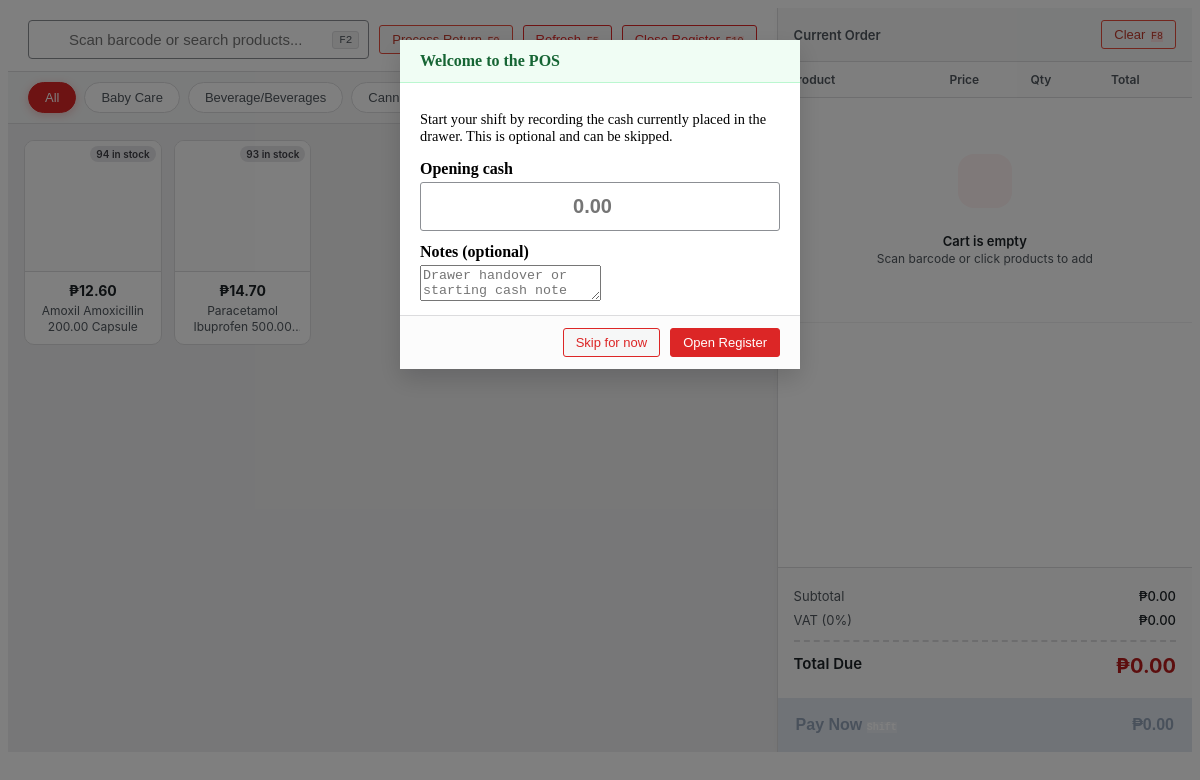
Before: /reusablepage/salespos.php (signed in) with the older database file.
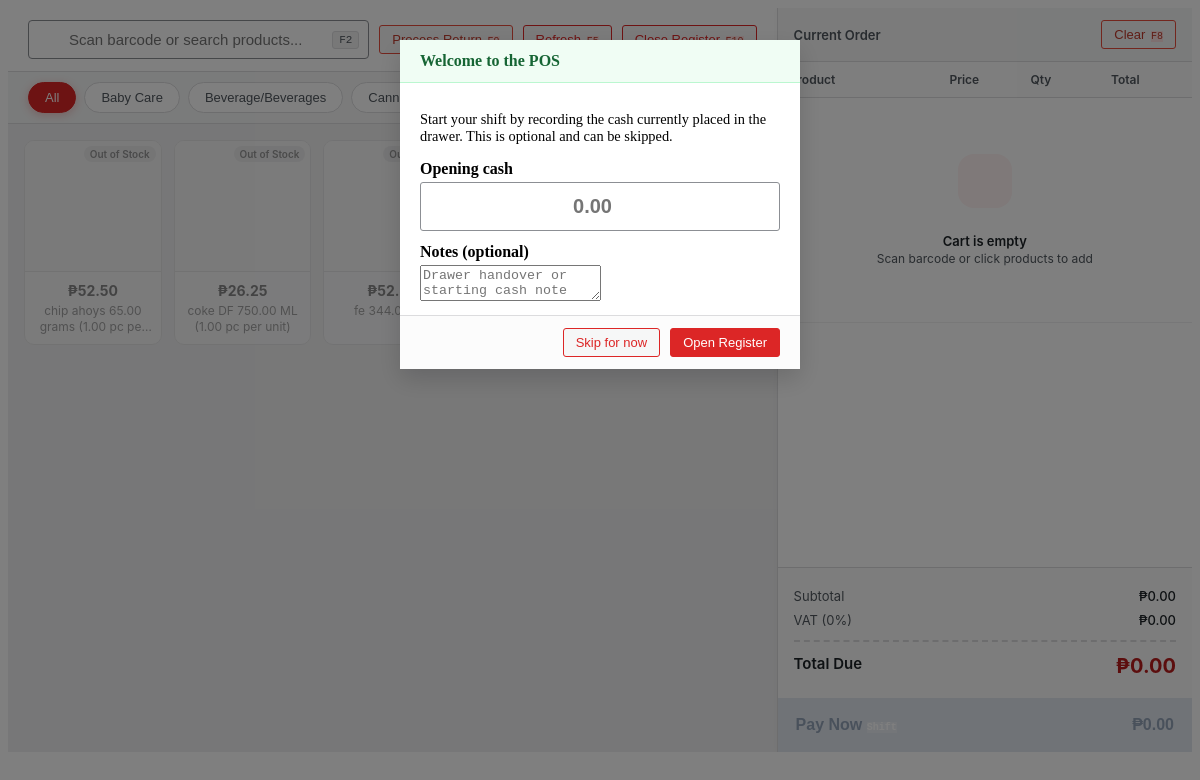
After: the same page with the newer database file.
### tables this page shows
CREATE TABLE `product_categories` (
  `id` int(11) NOT NULL,
  `category_name` varchar(100) NOT NULL,
  `has_vat` tinyint(1) NOT NULL DEFAULT 0,
  `senior_discount` tinyint(1) NOT NULL DEFAULT 0,
  `pwd_discount` tinyint(1) NOT NULL DEFAULT 0
);

CREATE TABLE `products` (
  `id` int(11) NOT NULL,
  `branded_name` varchar(255) NOT NULL COMMENT 'Brand name (e.g., Amoxil)',
  `generic_name` varchar(255) NOT NULL COMMENT 'Generic/active ingredient (e.g., Amoxicillin)',
  `strength` decimal(10,2) NOT NULL DEFAULT 0.00 COMMENT 'Main strength value (e.g., 500mg)',
  `measurement_id` int(11) DEFAULT NULL,
  `barcode` varchar(100) DEFAULT NULL COMMENT 'Barcode for POS scanning',
  `category_id` int(11) DEFAULT NULL,
  `classification_id` int(11) DEFAULT NULL,
  `units_per_package` int(11) DEFAULT NULL COMMENT 'Units per package/blister/bottle',
  `imageproduct` varchar(500) NOT NULL,
  `is_basic_necessities` tinyint(1) NOT NULL DEFAULT 0,
  `package_type` varchar(100) DEFAULT NULL COMMENT 'Blister, Bottle, Strip, Box, Jar, etc.',
  `dosage_form` varchar(100) DEFAULT NULL COMMENT 'Tablet, Capsule, Syrup, Suspension, Cream, Drops',
  `dosage_form_id` int(11) DEFAULT NULL,
  `strength_per_quantity` decimal(10,2) DEFAULT NULL COMMENT 'Qty for strength (e.g., 5 for 5mL in syrup)',
  `strength_per_quantity_unit` varchar(50) DEFAULT NULL COMMENT 'Unit for strength_per_quantity (e.g., mL, g)',
  `is_hidden` tinyint(1) NOT NULL DEFAULT 0
);

### function/workingpos.php (called while the page is built, shortened)
<?php
class Product {
    private $conn;
    public function __construct($db) {
        $this->conn = $db;
    }
    public function getProducts() {
        $sql = "SELECT p.*,
                    pc.category_name,
                    pc.has_vat, pc.senior_discount, pc.pwd_discount,
                    um.serving_unit_name AS measurement_name,
                    COALESCE(SUM(CASE
                        WHEN i.current_quantity > 0
                             AND (i.expiry_date IS NULL OR i.expiry_date >= CURDATE())
                        THEN i.current_quantity
                        ELSE 0
                    END), 0) AS stock,
                    MIN(CASE
                        WHEN i.current_quantity > 0
                             AND i.expiry_date IS NOT NULL
                             AND i.expiry_date >= CURDATE()
                        THEN i.expiry_date
                        ELSE NULL
                    END) AS earliest_expiry_date,
                    COALESCE((SELECT newest.sale_price
                              FROM inventory newest
                              WHERE newest.product_id = p.id
                              ORDER BY newest.date_received DESC, newest.id DESC
                              LIMIT 1), 0) AS total_price,
                    COALESCE((SELECT newest.purchase_cost
                              FROM inventory newest
                              WHERE newest.product_id = p.id
                              ORDER BY newest.date_received DESC, newest.id DESC
                              LIMIT 1), 0) AS net_price,
                    COALESCE((SELECT newest.sale_price
                              FROM inventory newest
                              WHERE newest.product_id = p.id
                              ORDER BY newest.date_received DESC, newest.id DESC
                              LIMIT 1), 0) AS sale_price
                FROM products p
                LEFT JOIN product_categories pc ON p.category_id = pc.id
                LEFT JOIN serving_unit um ON p.measurement_id = um.id
                LEFT JOIN inventory i ON p.id = i.product_id
                GROUP BY p.id
                ORDER BY p.generic_name ASC";
        $stmt = $this->conn->prepare($sql);
        $stmt->execute();
        return $stmt->fetchAll(PDO::FETCH_ASSOC);
    }
    public function getCategories() {
        $sql = "SELECT * FROM product_categories ORDER BY category_name ASC";
        $stmt = $this->conn->prepare($sql);
        $stmt->execute();
        return $stmt->fetchAll(PDO::FETCH_ASSOC);
    }
}

### reusablepage/salespos.php (the view, shortened to what this page needs)
<?php
require_once __DIR__ . "/../conn/database.php";
require_once __DIR__ . "/../function/workingpos.php";
$product = new Product($db);
$products = $product->getProducts();
$categories = $product->getCategories();
?>
<link rel="stylesheet" href="../css/pos_wepos.css?v=1.10">
<div class="wepos-wrapper" id="weposApp">
    <div class="wepos-left">
        <div class="wepos-header">
            <div class="wepos-search-container">
                <input type="text" id="weposSearch" placeholder="Scan barcode or search products..." autocomplete="off">
                <kbd>F2</kbd>
            </div>
            <button type="button" class="wepos-btn wepos-btn-outline text-danger" style="border-color: #e74c3c; color: #c0392b;" onclick="openReturnModal()">
                    Process Return <kbd style="font-size: 10px; background: #fee2e2; color: #c0392b; border: none; margin-left: 2px;">F9</kbd>
                </button>
            <button class="wepos-btn wepos-btn-outline" onclick="location.reload()">
                Refresh <kbd style="font-size: 10px; background: #fee2e2; color: #c0392b; border: none; margin-left: 2px;">F5</kbd>
            </button>
            <button class="wepos-btn wepos-btn-outline text-primary" onclick="weposOpenClosingModal()">
                Close Register <kbd style="font-size: 10px; background: #fee2e2; color: #c0392b; border: none; margin-left: 2px;">F10</kbd>
            </button>
        </div>
        <div class="wepos-categories">
            <button class="wepos-cat-btn active" onclick="weposFilterCat('All')">All</button>
            <?php foreach ($categories as $cat): ?>
                <button class="wepos-cat-btn" onclick="weposFilterCat('<?= htmlspecialchars($cat['category_name']) ?>')">
                    <?= htmlspecialchars($cat['category_name']) ?>
                </button>
            <?php endforeach; ?>
        </div>
        <div class="wepos-products-area">
            <div class="wepos-products-grid" id="weposGrid">
                <?php if (empty($products)): ?>
                    <div class="w-100 text-center text-muted py-5 px-3">
                        <i class="fas fa-box-open d-block mb-3" style="font-size: 2.5rem; color: #cbd5e1;"></i>
                        <h5 class="mb-2">No products available</h5>
                        <p class="mb-0">Add a product and inventory batch before starting a sale.</p>
                    </div>
                <?php else: ?>
                <?php foreach ($products as $row): ?>
                    <?php
                        $stock = (int)($row['stock'] ?? 0);
                        $isOut = $stock <= 0;
                        $expiryDate = $row['earliest_expiry_date'] ?? null;
                        $isExpired = ($expiryDate && strtotime($expiryDate) < strtotime('today')) ? true : false;
                        $salePrice = (float)($row['total_price'] ?? $row['sale_price'] ?? 0);
                        $costPrice = (float)($row['net_price'] ?? $row['purchase_cost'] ?? $salePrice);
                    ?>
                    <div class="wepos-product-card <?= $isOut ? 'out-of-stock' : '' ?><?= $isExpired ? ' expired' : '' ?>"
                         data-id="<?= $row['id'] ?>"
                         data-name="<?= htmlspecialchars($row['branded_name']) ?> <?= htmlspecialchars($row['generic_name']) ?> <?= htmlspecialchars($row['strength'] ?? '') ?> <?= htmlspecialchars($row['measurement_name'] ?? '') ?><?= !empty(trim($row['dosage_form'] ?? '')) ? ' ' . htmlspecialchars(trim($row['dosage_form'])) : '' ?><?= isset($row['strength_per_quantity']) && $row['strength_per_quantity'] > 0 ? ' (' . htmlspecialchars((string)$row['strength_per_quantity']) . ' ' . htmlspecialchars(trim($row['strength_per_quantity_unit'] ?? '')) . ' per unit)' : '' ?>"
                         data-branded="<?= htmlspecialchars($row['branded_name']) ?>"
                         data-generic="<?= htmlspecialchars($row['generic_name']) ?>"
                         data-strength="<?= htmlspecialchars(trim(($row['strength'] ?? '') . (($row['strength'] ?? '') !== '' ? ' ' : '') . ($row['measurement_name'] ?? ''))) ?>"
                         data-form="<?= htmlspecialchars(trim($row['dosage_form'] ?? '')) ?>"
                         data-price="<?= $salePrice ?>"
                         data-net="<?= $costPrice ?>"
                         data-barcode="<?= htmlspecialchars($row['barcode'] ?? '') ?>"
                         data-category="<?= htmlspecialchars($row['category_name'] ?? 'Uncategorized') ?>"
                         data-has-vat="<?= (int)($row['has_vat'] ?? 0) ?>"
                         data-senior="<?= (int)($row['senior_discount'] ?? 0) ?>"
                         data-pwd="<?= (int)($row['pwd_discount'] ?? 0) ?>"
                         data-stock="<?= $stock ?>"
                         data-pcs="<?= (int)($row['pcs'] ?? 1) ?>"
                         data-expired="<?= $isExpired ? '1' : '0' ?>"
                         onclick="event.stopPropagation(); weposAddToCart(this)">
                        <div class="wepos-card-img">
                            <?php if ($isExpired): ?>
                                <span class="wepos-stock-badge expired">EXPIRED</span>
                            <?php elseif ($isOut): ?>
                                <span class="wepos-stock-badge empty">Out of Stock</span>
                            <?php else: ?>
                                <span class="wepos-stock-badge <?= $stock <= 10 ? 'low' : '' ?>"><?= $stock ?> in stock</span>
                            <?php endif; ?>
                        </div>
                        <div class="wepos-card-info">
                            <div class="wepos-card-price">₱<?= number_format($salePrice, 2) ?></div>
                            <div class="wepos-card-name">
                                <?= htmlspecialchars($row['branded_name']) ?> <?= htmlspecialchars($row['generic_name']) ?> <?= htmlspecialchars($row['strength'] ?? '') ?> <?= htmlspecialchars($row['measurement_name'] ?? '') ?><?= !empty(trim($row['dosage_form'] ?? '')) ? ' ' . htmlspecialchars(trim($row['dosage_form'])) : '' ?><?= isset($row['strength_per_quantity']) && $row['strength_per_quantity'] > 0 ? ' (' . htmlspecialchars((string)$row['strength_per_quantity']) . ' ' . htmlspecialchars(trim($row['strength_per_quantity_unit'] ?? '')) . ' per unit)' : '' ?>
                            </div>
                        </div>
                    </div>
                <?php endforeach; ?>
                <?php endif; ?>
            </div>
        </div>
    </div>
    <div class="wepos-right">
        <div class="wepos-resizer" id="weposCartResizer" title="Drag to resize the cart panel" aria-label="Drag to resize the cart panel">
        </div>
        <div class="wepos-cart-header">
            <span style="font-size:13px; font-weight:600; color:#50575e;">Current Order</span>
            <div class="wepos-cart-actions">
                <button class="wepos-btn wepos-btn-outline text-danger" style="border-color: #e74c3c; color: #c0392b;" onclick="weposClearCart()">
                    Clear <kbd style="font-size: 10px; background: #fee2e2; color: #c0392b; border: none; margin-left: 2px;">F8</kbd>
                </button>
            </div>
        </div>
        <div class="wepos-cart-items">
            <table class="wepos-cart-table">
                <thead>
                    <tr>
                        <th class="wepos-col-name">Product</th>
                        <th class="wepos-col-price">Price</th>
                        <th class="wepos-col-qty">Qty</th>
                        <th class="wepos-col-total">Total</th>
                        <th class="wepos-col-action"></th>
                    </tr>
                </thead>
                <tbody id="weposCartBody">
                </tbody>
            </table>
        </div>
        <div class="wepos-checkout-area">
            <div class="wepos-calc-box">
                <div class="wepos-calc-row">
                    <span>Subtotal</span>
                    <span id="calcSub">₱0.00</span>
                </div>
                <div class="wepos-calc-row text-muted" id="rowVat" style="display:none;">
                    <span>VAT (0%)</span>
                    <span id="calcVat">+₱0.00</span>
                </div>
                <div class="wepos-calc-row total-row">
                    <span>Total Due</span>
                    <span class="wepos-grand-total" id="calcTotal">₱0.00</span>
                </div>
            </div>
            <button class="wepos-pay-btn" id="weposPayBtn" onclick="weposOpenPayModal()" disabled>
                <span>Pay Now <kbd style="font-size: 10px; background: rgba(255,255,255,.25); color:#fff; border: none;">Shift</kbd></span>
                <span class="wepos-pay-amount" id="btnTotalAmount">₱0.00</span>
            </button>
        </div>
    </div>
</div>
<div class="wepos-modal-overlay" id="registerOpeningModal" style="display:none;" onclick="weposCloseOpeningModal(event)">
    <div class="wepos-modal" onclick="event.stopPropagation()" style="max-width:440px;">
        <div class="wepos-modal-head" style="background:#f0fdf4; border-bottom:1px solid #bbf7d0;">
            <h5 style="color:#166534;">Welcome to the POS</h5>
            <button type="button" onclick="weposCloseOpeningModal()"><i class="fas fa-times"></i></button>
        </div>
        <div class="wepos-modal-body">
            <p class="text-muted" style="font-size:0.9rem;">Start your shift by recording the cash currently placed in the drawer. This is optional and can be skipped.</p>
            <label for="openingCashAmount" style="font-weight:600; display:block; margin-bottom:4px;">Opening cash</label>
            <input type="number" id="openingCashAmount" class="wepos-input-lg" min="0" step="0.01" placeholder="0.00" autofocus>
            <label for="openingCashNotes" style="font-weight:600; display:block; margin:12px 0 4px;">Notes (optional)</label>
            <textarea id="openingCashNotes" rows="2" class="form-control" placeholder="Drawer handover or starting cash note"></textarea>
        </div>
        <div class="wepos-modal-foot">
            <button type="button" class="wepos-btn wepos-btn-outline" onclick="weposSkipOpeningModal()">Skip for now</button>
            <button type="button" class="wepos-btn wepos-btn-primary" id="confirmOpeningBtn" onclick="weposSubmitRegisterOpening()">Open Register</button>
        </div>
    </div>
</div>

Changed rows visible on the page:
removed products: stock "94", salePrice "12.60", branded_name "Amoxil", generic_name "Amoxicillin", strength "200.00", dosage_form "Capsule", strength_per_quantity 0 (drawn)
removed products: stock "93", salePrice "14.70", branded_name "Paracetamol", generic_name "Ibuprofen", strength "500.00", strength_per_quantity 0 (drawn)
added products: shows "Out of Stock", salePrice "52.50", generic_name "chip ahoys", strength "65.00", measurement_name "grams", strength_per_quantity "1.00", strength_per_quantity_unit "pc"
added products: shows "Out of Stock", salePrice "26.25", branded_name "coke", generic_name "DF", strength "750.00", measurement_name "ML", strength_per_quantity "1.00", strength_per_quantity_unit "pc"
added products: shows "Out…", salePrice "52.50", generic_name "fe", strength "344.00"
